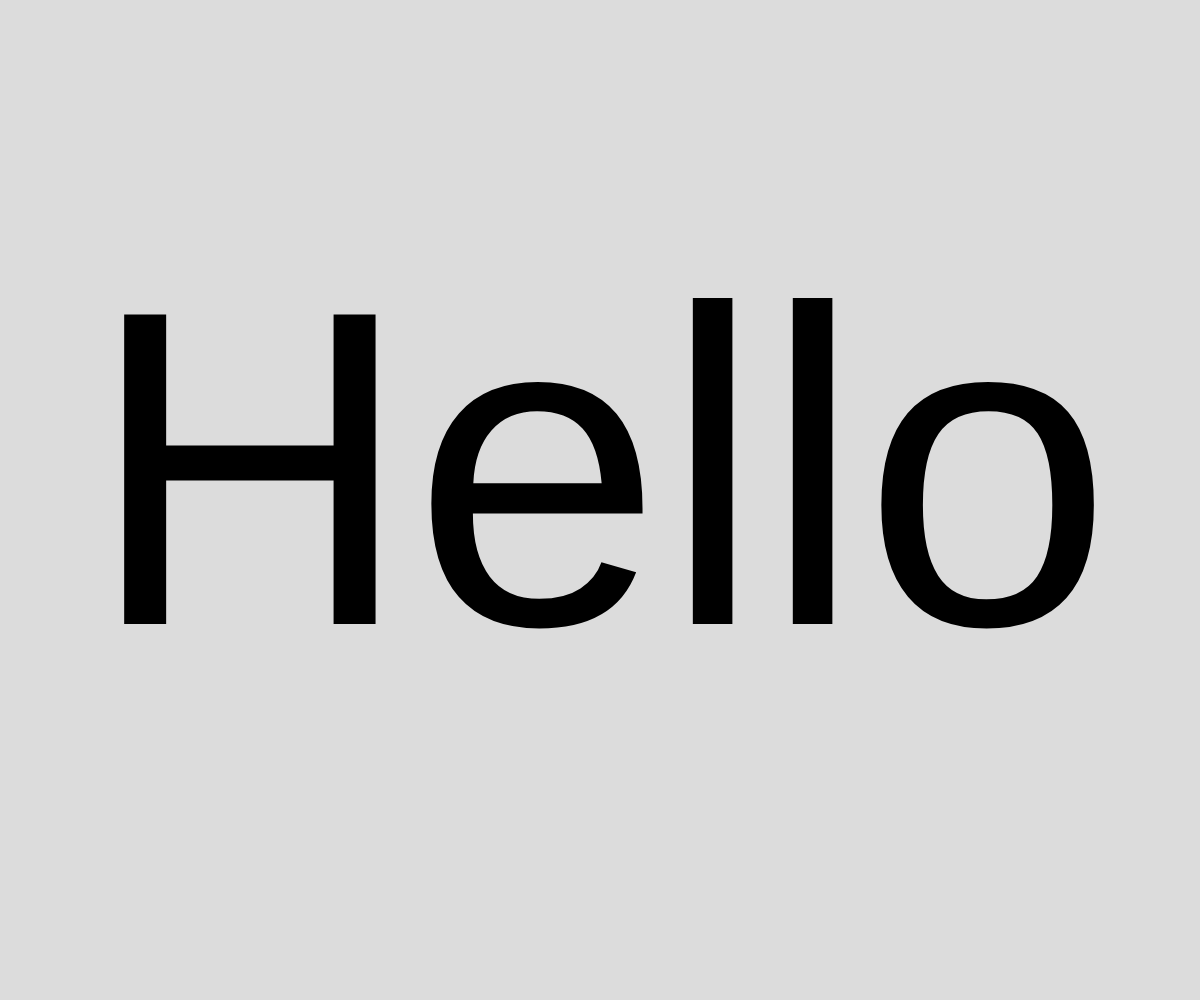
Frame 1 (no input)
Frame 60 (no input): identical to frame 1, image omitted
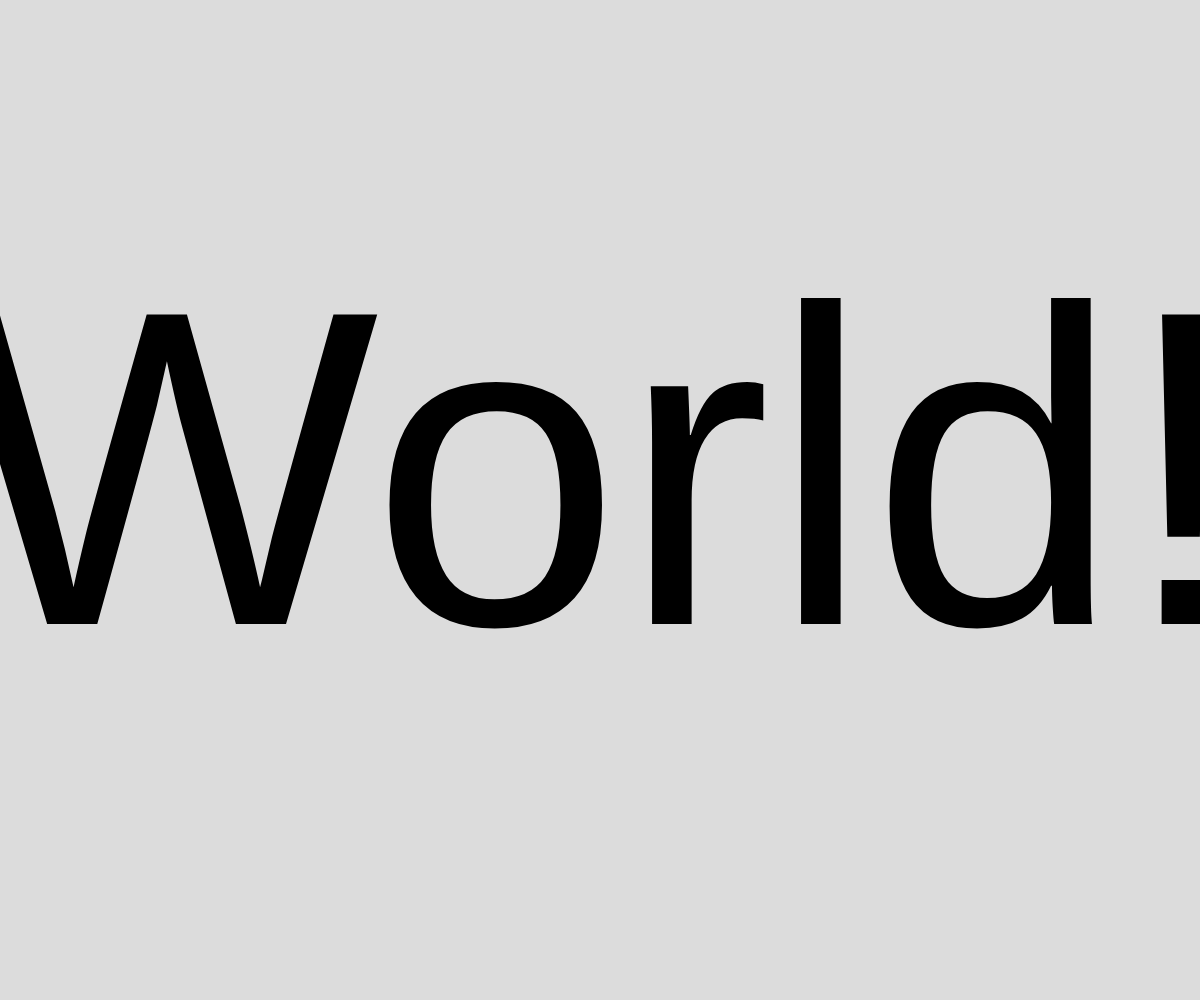
Frame 120 (the mouse pressed at the canvas centre since frame 60)

The p5.js sketch that drew these frames (run headless with seeded random() and noise() and a simulated clock; from frame 60 on, the mouse is pressed at the canvas centre):

// p5.js sketch
// ── sketch.js

let words = ["Hello","World!"];
let wordIndex = 0;

function setup() {
  createCanvas(windowWidth, windowHeight);
  textAlign(CENTER, CENTER);
}

function draw() {
  background(220);

  // Set text size to fill the screen
  let fontSize = min(width, height) * 0.45; // Adjust multiplier as needed
  textSize(fontSize);
  fill(0);

  // Display text
  let word = words[wordIndex];
  text(word, width / 2, height / 2);
}

function windowResized() {
  resizeCanvas(windowWidth, windowHeight);
}

function mousePressed() {
  wordIndex = (wordIndex + 1) % words.length;
}
